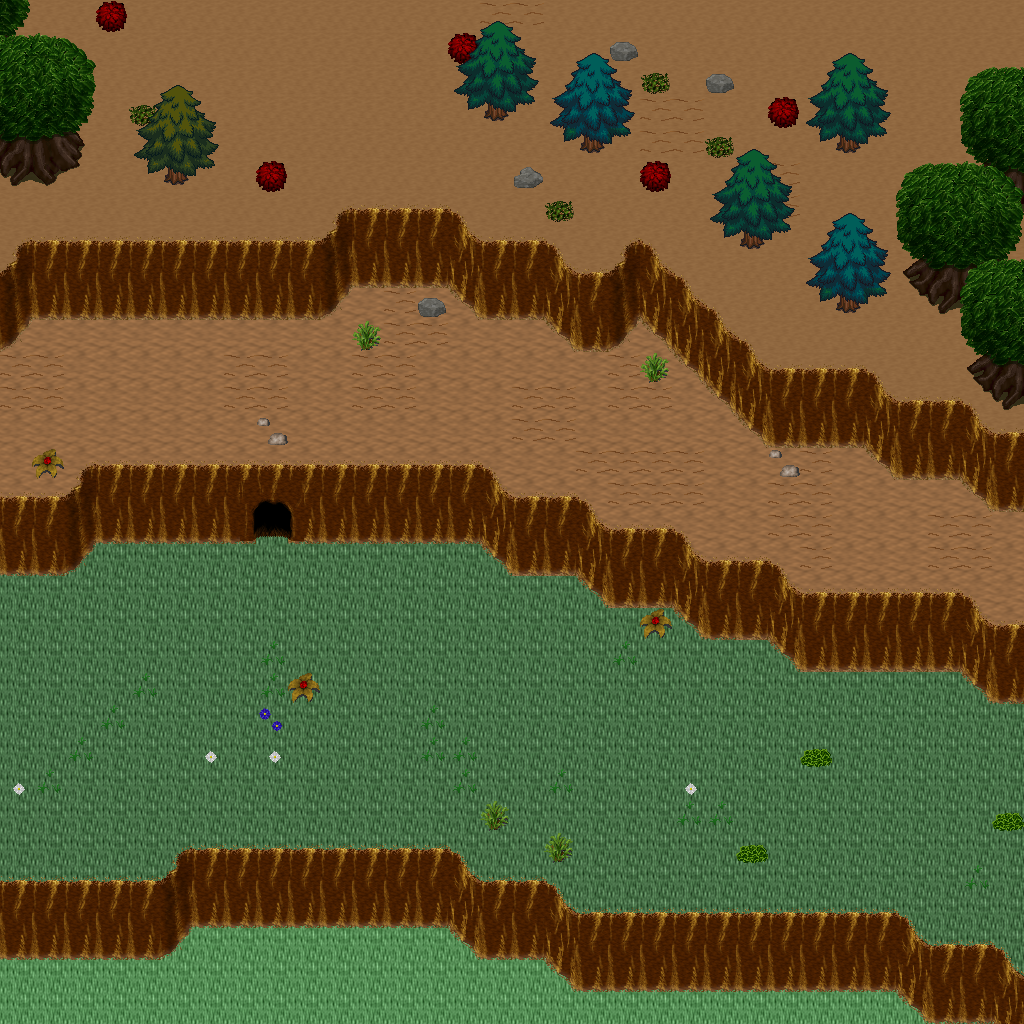

Tiled map render using the project's own tile images. Description and the map definition, with tile-layer contents summarised, below:
An orthogonal 32x32 tile map with 32x32 px tiles, 5 tile layers (Ground, Objects, Objects2, Above, ...), 1 hidden layer not drawn, 25 tilesets.

<map version="1.10" tiledversion="1.11.0" orientation="orthogonal" renderorder="right-down" width="32" height="32" tilewidth="32" tileheight="32" infinite="0" nextlayerid="11" nextobjectid="1">
 <tileset firstgid="1" name="ground_ground" tilewidth="32" tileheight="32" tilecount="33" columns="3">
  <image source="../drawable/ground_ground.png" width="96" height="352" />
 </tileset>
 <tileset firstgid="34" name="ground_grass_edges" tilewidth="32" tileheight="32" tilecount="36" columns="12">
  <image source="../drawable/ground_grass_edges.png" width="384" height="96" />
 </tileset>
 <tileset firstgid="70" name="ground_ridge_earth_dark" tilewidth="32" tileheight="32" tilecount="96" columns="12">
  <image source="../drawable/ground_ridge_earth_dark.png" width="384" height="256" />
 </tileset>
 <tileset firstgid="166" name="plant_flower_daisy_white" tilewidth="32" tileheight="32" tilecount="8" columns="2">
  <image source="../drawable/plant_flower_daisy_white.png" width="64" height="128" />
 </tileset>
 <tileset firstgid="174" name="plant_grasses" tilewidth="32" tileheight="32" tilecount="6" columns="3">
  <image source="../drawable/plant_grasses.png" width="96" height="64" />
 </tileset>
 <tileset firstgid="180" name="ground_rock_pebbles" tilewidth="32" tileheight="32" tilecount="3" columns="1">
  <image source="../drawable/ground_rock_pebbles.png" width="32" height="96" />
 </tileset>
 <tileset firstgid="183" name="plant_flower_daisy_blue" tilewidth="32" tileheight="32" tilecount="8" columns="2">
  <image source="../drawable/plant_flower_daisy_blue.png" width="64" height="128" />
 </tileset>
 <tileset firstgid="191" name="ground_ladder_vertical_dark" tilewidth="32" tileheight="32" tilecount="3" columns="3">
  <image source="../drawable/ground_ladder_vertical_dark.png" width="96" height="32" />
 </tileset>
 <tileset firstgid="194" name="item_corpse_huge_animal" tilewidth="32" tileheight="32" tilecount="16" columns="2">
  <image source="../drawable/item_corpse_huge_animal.png" width="64" height="256" />
 </tileset>
 <tileset firstgid="210" name="ground_ladder_steps" tilewidth="32" tileheight="32" tilecount="6" columns="3">
  <image source="../drawable/ground_ladder_steps.png" width="96" height="64" />
 </tileset>
 <tileset firstgid="216" name="logic_creature_rodent" tilewidth="32" tileheight="32" tilecount="8" columns="8">
  <image source="../drawable/logic_creature_rodent.png" width="256" height="32" />
 </tileset>
 <tileset firstgid="224" name="logic_creature_animal" tilewidth="32" tileheight="32" tilecount="32" columns="8">
  <image source="../drawable/logic_creature_animal.png" width="256" height="128" />
 </tileset>
 <tileset firstgid="256" name="logic_portal" tilewidth="32" tileheight="32" tilecount="24" columns="8">
  <image source="../drawable/logic_portal.png" width="256" height="96" />
 </tileset>
 <tileset firstgid="280" name="logic_creature_orc" tilewidth="32" tileheight="32" tilecount="6" columns="6">
  <image source="../drawable/logic_creature_orc.png" width="192" height="32" />
 </tileset>
 <tileset firstgid="286" name="logic_collision" tilewidth="32" tileheight="32" tilecount="1" columns="1">
  <image source="../drawable/logic_collision.png" width="32" height="32" />
 </tileset>
 <tileset firstgid="287" name="ground_green_paving" tilewidth="32" tileheight="32" tilecount="18" columns="3">
  <image source="../drawable/ground_green_paving.png" width="96" height="192" />
 </tileset>
 <tileset firstgid="305" name="logic_protection" tilewidth="32" tileheight="32" tilecount="2" columns="2">
  <image source="../drawable/logic_protection.png" width="64" height="32" />
 </tileset>
 <tileset firstgid="307" name="ground_earth_edges" tilewidth="32" tileheight="32" tilecount="18" columns="6">
  <image source="../drawable/ground_earth_edges.png" width="192" height="96" />
 </tileset>
 <tileset firstgid="325" name="ground_grass_corners" tilewidth="32" tileheight="32" tilecount="24" columns="6">
  <image source="../drawable/ground_grass_corners.png" width="192" height="128" />
 </tileset>
 <tileset firstgid="349" name="plant_tree_tree_darkgreen" tilewidth="32" tileheight="32" tilecount="88" columns="8">
  <image source="../drawable/plant_tree_tree_darkgreen.png" width="256" height="352" />
 </tileset>
 <tileset firstgid="437" name="plant_tree_evergreen" tilewidth="32" tileheight="32" tilecount="36" columns="3">
  <image source="../drawable/plant_tree_evergreen.png" width="96" height="384" />
 </tileset>
 <tileset firstgid="473" name="building_decoration_rocks" tilewidth="32" tileheight="32" tilecount="6" columns="3">
  <image source="../drawable/building_decoration_rocks.png" width="96" height="64" />
 </tileset>
 <tileset firstgid="479" name="plant_bush_bushes" tilewidth="32" tileheight="32" tilecount="10" columns="5">
  <image source="../drawable/plant_bush_bushes.png" width="160" height="64" />
 </tileset>
 <tileset firstgid="489" name="plant_bush_various_small" tilewidth="32" tileheight="32" tilecount="9" columns="3">
  <image source="../drawable/plant_bush_various_small.png" width="96" height="96" />
 </tileset>
 <tileset firstgid="498" name="ground_dry_grass" tilewidth="32" tileheight="32" tilecount="54" columns="9">
  <image source="../drawable/ground_dry_grass.png" width="288" height="192" />
 </tileset>
 <layer id="1" name="Ground" width="32" height="32">
  <data>[1024 cells, 1024 non-empty, 4 distinct tile ids]</data>
 </layer>
 <layer id="2" name="Objects" width="32" height="32">
  <data>[1024 cells, 424 non-empty, 33 distinct tile ids]</data>
 </layer>
 <layer id="3" name="Objects2" width="32" height="32">
  <data>[1024 cells, 9 non-empty, 9 distinct tile ids]</data>
 </layer>
 <layer id="4" name="Above" width="32" height="32">
  <data>[1024 cells, 91 non-empty, 40 distinct tile ids]</data>
 </layer>
 <layer id="5" name="Above2" width="32" height="32">
  <data>[1024 cells, 9 non-empty, 4 distinct tile ids]</data>
 </layer>
 <layer id="6" name="Walkable" width="32" height="32" visible="0">
  <data>[1024 cells, 324 non-empty, 1 distinct tile ids]</data>
 </layer>
 <objectgroup id="7" name="Mapevents" />
 <objectgroup id="8" name="Spawn" />
 <objectgroup id="9" name="Keys" />
 <objectgroup id="10" name="Replace" />
</map>
